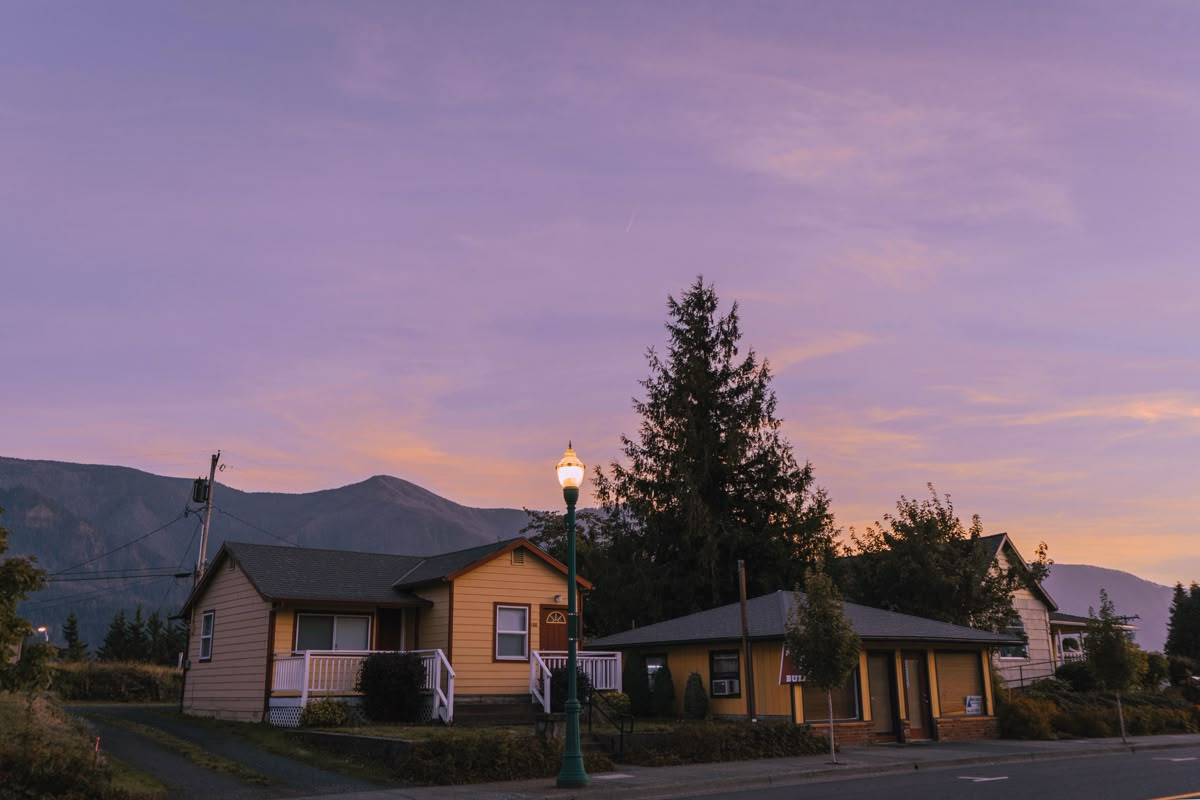
#> input picture lab1/image.jpg, 1200 x 800 px
$ jupyter execute mmrokb_lab1.ipynb
#> lines starting #> are read from the running program, lines starting #| are printed output that depends on the picture
# ЛАБОРАТОРНА РОБОТА 1

[cell 1]
import cv2
import numpy as np
from matplotlib import pyplot as plt

[cell 2]
img = cv2.imread('image.jpg')
#> img is the input picture: shape (800, 1200, 3); mean B, G, R 124.5, 105, 122.7
img = cv2.cvtColor(img, cv2.COLOR_BGR2RGB)

plt.figure(figsize=(11, 7))
plt.imshow(img)
plt.show()

[cell 3]
red, green, blue = cv2.split(img)

img1 = cv2.merge([red, green, blue])
img2 = cv2.merge([red, blue, green])
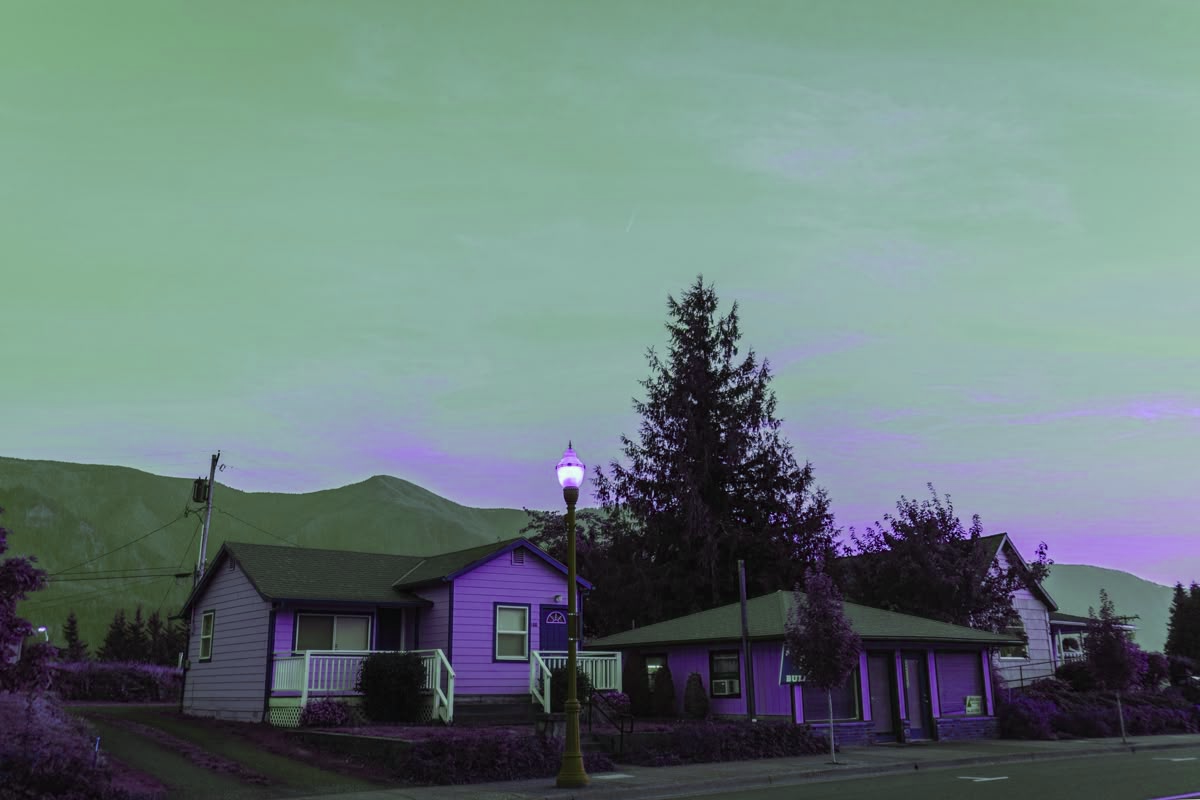
#> img2: shape (800, 1200, 3); mean of channels 0, 1, 2 122.7, 124.5, 105; drawn as B, G, R
img3 = cv2.merge([green, red, blue])
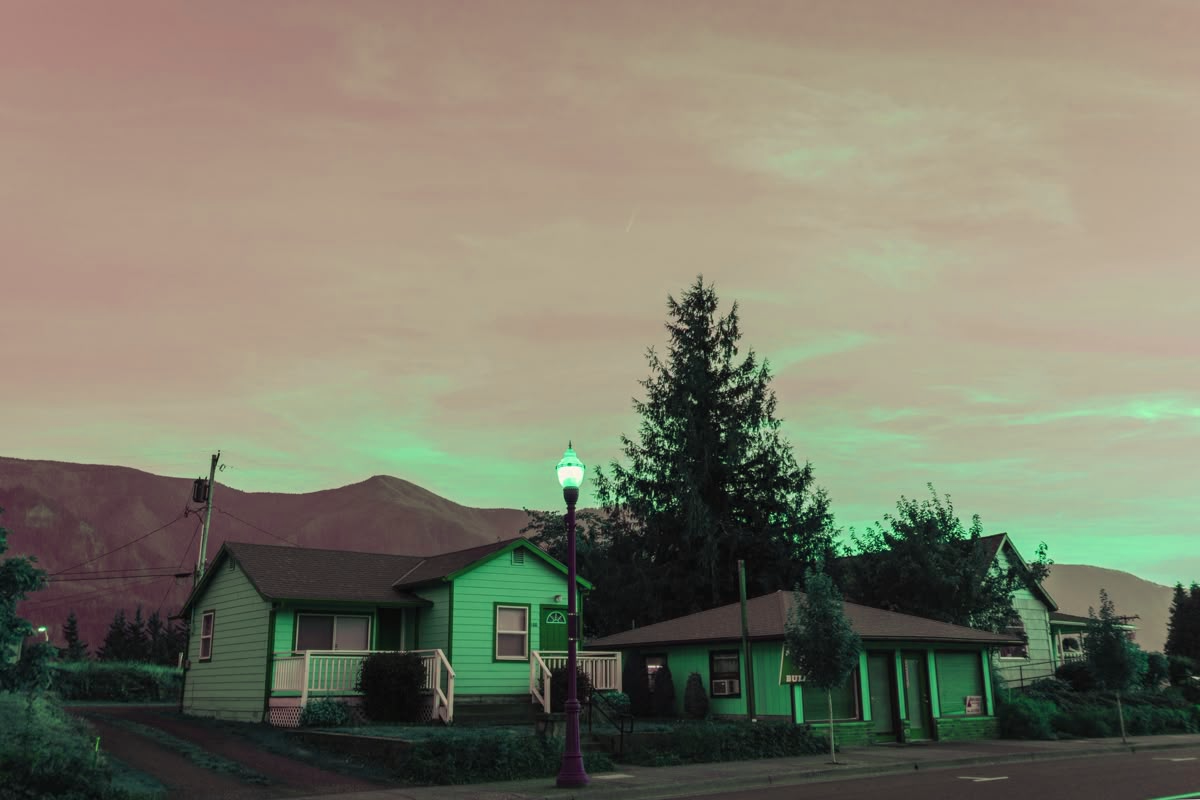
#> img3: shape (800, 1200, 3); mean of channels 0, 1, 2 105, 122.7, 124.5; drawn as B, G, R
img4 = cv2.merge([blue, green, red])

out1 = np.hstack([img1, img2])
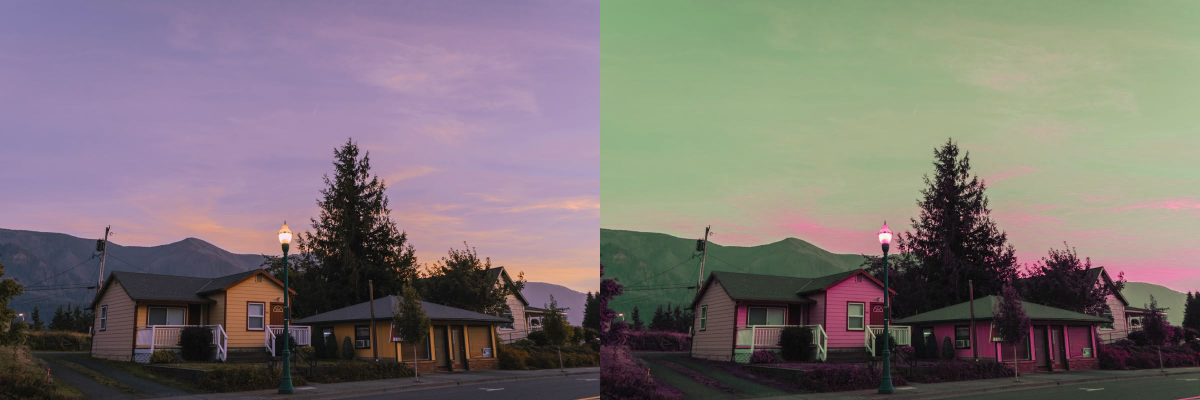
#> out1: shape (800, 2400, 3) (shown at 1/2 size); mean R, G, B 122.7, 114.8, 114.8
out2 = np.hstack([img3, img4])
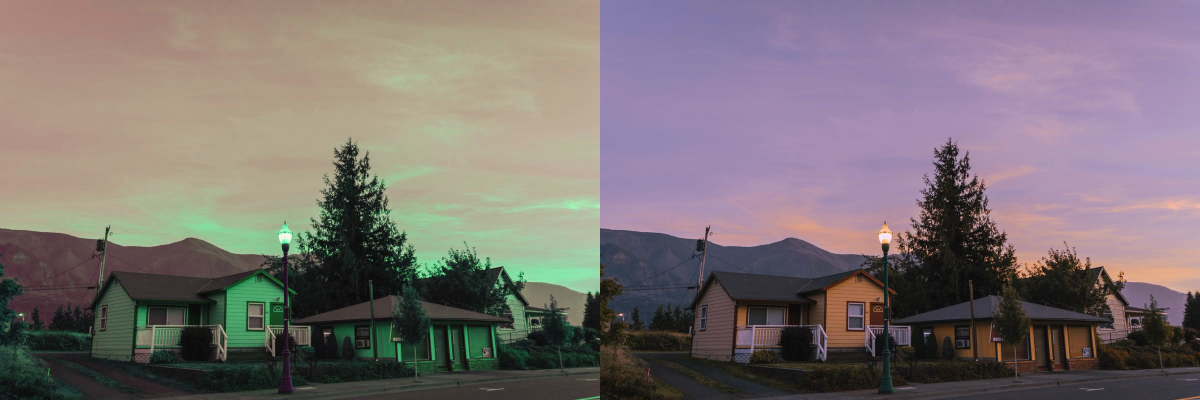
#> out2: shape (800, 2400, 3) (shown at 1/2 size); mean of channels 0, 1, 2 114.8, 113.9, 123.6; drawn as B, G, R
out = np.vstack([out1, out2])
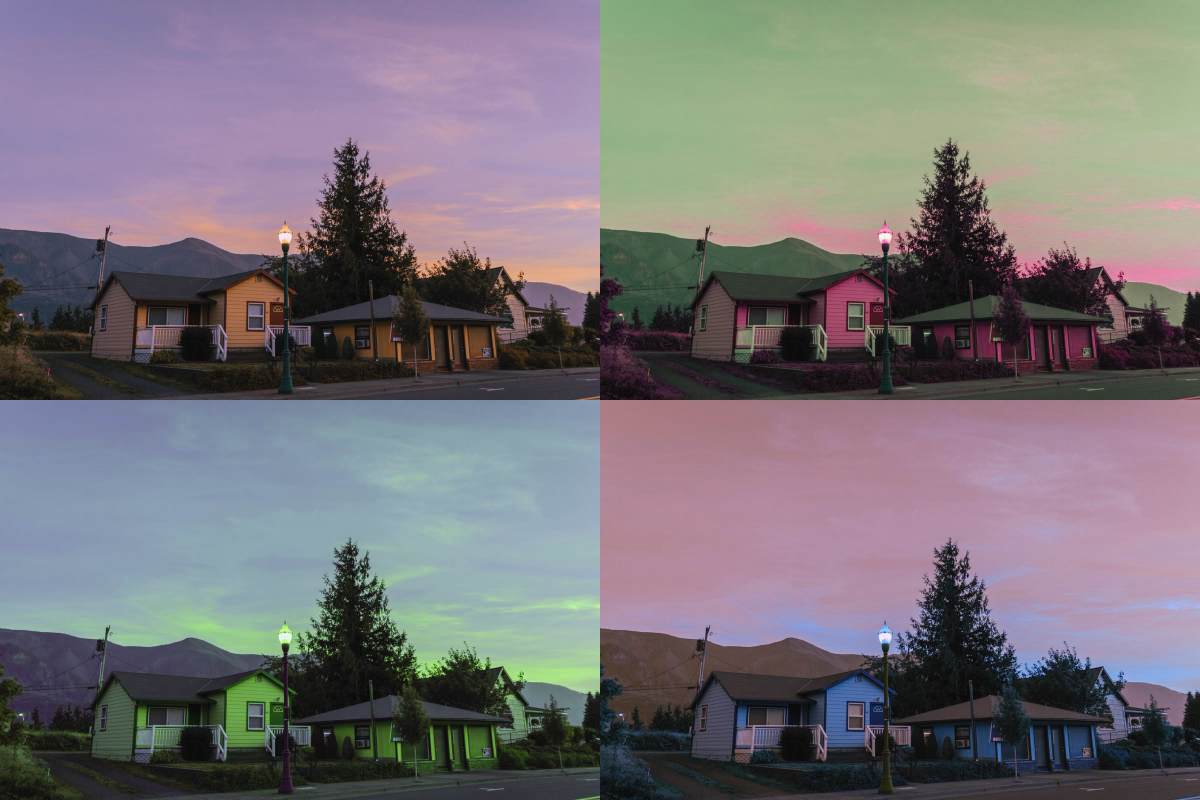
#> out: shape (1600, 2400, 3) (shown at 1/2 size); mean R, G, B 118.7, 114.3, 119.2
